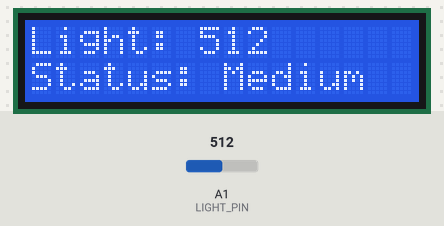
Recording of a sketch running on a simulated Arduino Uno, built with avr-gcc and run on an emulated ATmega328P. On the bench: 16×2 character LCD. Inputs (shaded band) come from the test bench; at power-on: A1 (LIGHT_PIN) = 512.

Above: at 1.2 s.
1.3 s: A1 (LIGHT_PIN) set to 366
At 2.0 s:
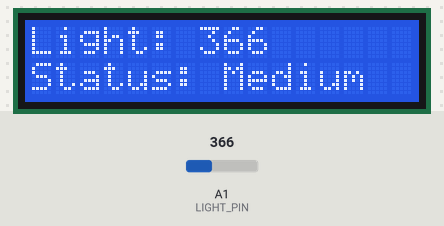
3.0 s: A1 (LIGHT_PIN) set to 335
At 4.1 s:
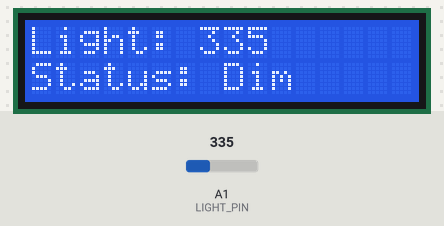
4.6 s: A1 (LIGHT_PIN) set to 710
At 4.9 s:
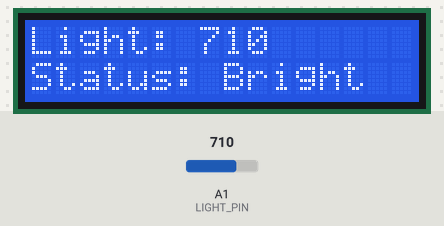
Timing chart, 0 to 7.6 s (numbered marks = the images above; inputs shaded):
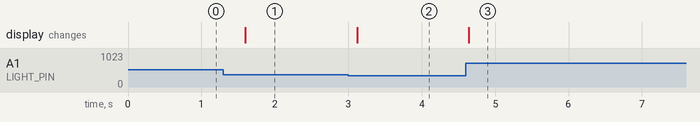

Measured:
- the behaviour switches between 350 and 349 on A1 (LIGHT_PIN) (found by bisection; images 1 and 2)
- after the input at 1.3 s, the display: changes after 0.29 s (image 1)
- after the input at 3.0 s, the display: changes after 0.12 s (image 2)
- after the input at 4.6 s, the display: changes at once (image 3)

The sketch:

Challenge05_StatusDisplay.ino
```cpp
// Complete example solution for Lesson17, challenge 05.
#include <LiquidCrystal.h>
LiquidCrystal lcd(7, 6, 5, 4, 3, 2);
const int LIGHT_PIN = A1;
void setup() {
  lcd.begin(16, 2);
}
void loop() {
  int v = analogRead(LIGHT_PIN);
  const char* state = v < 350 ? "Dim" : v < 700 ? "Medium" : "Bright";
  lcd.setCursor(0, 0);
  lcd.print("Light: ");
  lcd.print(v);
  lcd.print("     ");
  lcd.setCursor(0, 1);
  lcd.print("Status: ");
  lcd.print(state);
  lcd.print("       ");
  delay(300);
}
```
